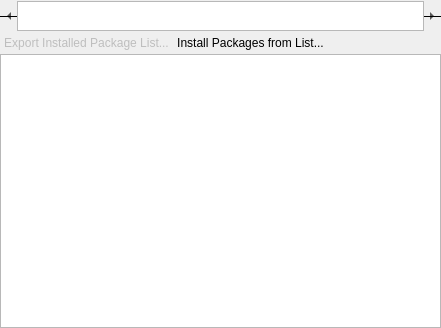
<?xml version="1.0" encoding="UTF-8"?>
<ui version="4.0">
 <class>BrowseView</class>
 <widget class="QWidget" name="BrowseView">
  <property name="geometry">
   <rect>
    <x>0</x>
    <y>0</y>
    <width>441</width>
    <height>328</height>
   </rect>
  </property>
  <layout class="QGridLayout" name="gridLayout">
   <property name="verticalSpacing">
    <number>0</number>
   </property>
   <property name="margin">
    <number>0</number>
   </property>
   <item row="0" column="0">
    <widget class="QFrame" name="categoryF">
     <property name="frameShape">
      <enum>QFrame::HLine</enum>
     </property>
     <property name="frameShadow">
      <enum>QFrame::Plain</enum>
     </property>
     <layout class="QHBoxLayout" name="horizontalLayout_2">
      <property name="spacing">
       <number>0</number>
      </property>
      <property name="margin">
       <number>0</number>
      </property>
      <item>
       <widget class="QToolButton" name="categoryMvLeft">
        <property name="enabled">
         <bool>true</bool>
        </property>
        <property name="sizePolicy">
         <sizepolicy hsizetype="Fixed" vsizetype="Preferred">
          <horstretch>0</horstretch>
          <verstretch>0</verstretch>
         </sizepolicy>
        </property>
        <property name="maximumSize">
         <size>
          <width>16</width>
          <height>16777215</height>
         </size>
        </property>
        <property name="autoRaise">
         <bool>true</bool>
        </property>
        <property name="arrowType">
         <enum>Qt::LeftArrow</enum>
        </property>
       </widget>
      </item>
      <item>
       <widget class="QListView" name="categoryView">
        <property name="sizePolicy">
         <sizepolicy hsizetype="Expanding" vsizetype="Maximum">
          <horstretch>0</horstretch>
          <verstretch>0</verstretch>
         </sizepolicy>
        </property>
        <property name="minimumSize">
         <size>
          <width>0</width>
          <height>30</height>
         </size>
        </property>
        <property name="verticalScrollBarPolicy">
         <enum>Qt::ScrollBarAlwaysOff</enum>
        </property>
        <property name="horizontalScrollBarPolicy">
         <enum>Qt::ScrollBarAlwaysOff</enum>
        </property>
        <property name="alternatingRowColors">
         <bool>true</bool>
        </property>
        <property name="textElideMode">
         <enum>Qt::ElideNone</enum>
        </property>
        <property name="flow">
         <enum>QListView::LeftToRight</enum>
        </property>
        <property name="spacing">
         <number>2</number>
        </property>
       </widget>
      </item>
      <item>
       <widget class="QToolButton" name="categoryMvRight">
        <property name="enabled">
         <bool>true</bool>
        </property>
        <property name="sizePolicy">
         <sizepolicy hsizetype="Fixed" vsizetype="Preferred">
          <horstretch>0</horstretch>
          <verstretch>0</verstretch>
         </sizepolicy>
        </property>
        <property name="maximumSize">
         <size>
          <width>16</width>
          <height>16777215</height>
         </size>
        </property>
        <property name="autoRaise">
         <bool>true</bool>
        </property>
        <property name="arrowType">
         <enum>Qt::RightArrow</enum>
        </property>
       </widget>
      </item>
     </layout>
    </widget>
   </item>
   <item row="1" column="0">
    <widget class="QFrame" name="installedF">
     <layout class="QHBoxLayout" name="horizontalLayout">
      <property name="spacing">
       <number>0</number>
      </property>
      <property name="margin">
       <number>0</number>
      </property>
      <item>
       <widget class="QPushButton" name="exportInstalledPB">
        <property name="enabled">
         <bool>false</bool>
        </property>
        <property name="text">
         <string>Export Installed Package List...</string>
        </property>
        <property name="flat">
         <bool>true</bool>
        </property>
       </widget>
      </item>
      <item>
       <widget class="QPushButton" name="importInstalledPB">
        <property name="text">
         <string>Install Packages from List...</string>
        </property>
        <property name="flat">
         <bool>true</bool>
        </property>
       </widget>
      </item>
      <item>
       <spacer name="horizontalSpacer">
        <property name="orientation">
         <enum>Qt::Horizontal</enum>
        </property>
        <property name="sizeHint" stdset="0">
         <size>
          <width>20</width>
          <height>20</height>
         </size>
        </property>
       </spacer>
      </item>
     </layout>
    </widget>
   </item>
   <item row="2" column="0">
    <widget class="KpkSearchableTreeView" name="packageView">
     <property name="editTriggers">
      <set>QAbstractItemView::NoEditTriggers</set>
     </property>
     <property name="alternatingRowColors">
      <bool>true</bool>
     </property>
     <property name="iconSize">
      <size>
       <width>40</width>
       <height>24</height>
      </size>
     </property>
     <property name="verticalScrollMode">
      <enum>QAbstractItemView::ScrollPerPixel</enum>
     </property>
     <property name="rootIsDecorated">
      <bool>false</bool>
     </property>
     <property name="itemsExpandable">
      <bool>false</bool>
     </property>
     <property name="expandsOnDoubleClick">
      <bool>false</bool>
     </property>
     <attribute name="headerVisible">
      <bool>false</bool>
     </attribute>
    </widget>
   </item>
   <item row="3" column="0">
    <widget class="QWidget" name="packageDetails" native="true">
     <property name="maximumSize">
      <size>
       <width>16777215</width>
       <height>0</height>
      </size>
     </property>
     <layout class="QGridLayout" name="gridLayout_3"/>
    </widget>
   </item>
  </layout>
 </widget>
 <customwidgets>
  <customwidget>
   <class>KpkSearchableTreeView</class>
   <extends>QTreeView</extends>
   <header location="global">KpkSearchableTreeView.h</header>
  </customwidget>
 </customwidgets>
 <resources/>
 <connections/>
</ui>
